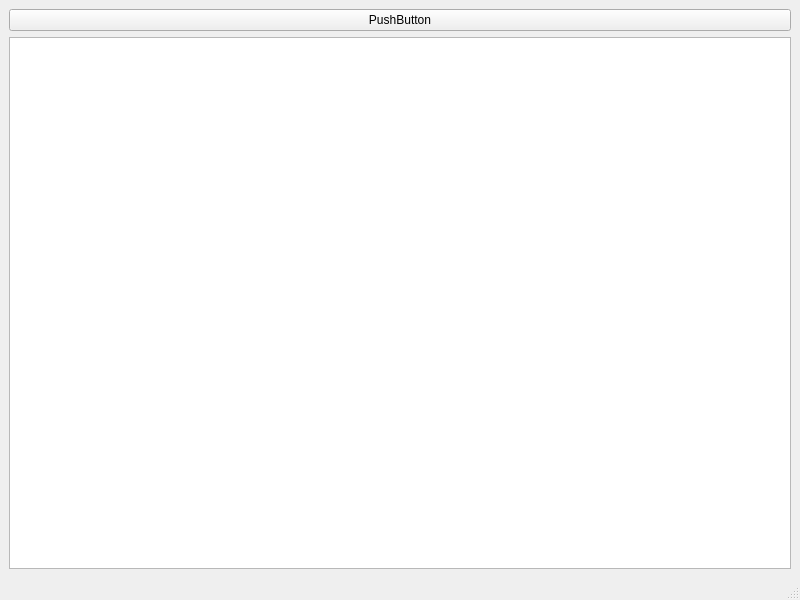
<?xml version="1.0" encoding="UTF-8"?>
<ui version="4.0">
 <class>MainWindow</class>
 <widget class="QMainWindow" name="MainWindow">
  <property name="geometry">
   <rect>
    <x>0</x>
    <y>0</y>
    <width>800</width>
    <height>600</height>
   </rect>
  </property>
  <property name="windowTitle">
   <string>MainWindow</string>
  </property>
  <widget class="QWidget" name="centralwidget">
   <layout class="QVBoxLayout" name="verticalLayout">
    <item>
     <widget class="QPushButton" name="pushButton">
      <property name="text">
       <string>PushButton</string>
      </property>
     </widget>
    </item>
    <item>
     <widget class="QGraphicsView" name="graphicsView"/>
    </item>
   </layout>
  </widget>
  <widget class="QStatusBar" name="statusbar"/>
 </widget>
 <resources/>
 <connections/>
</ui>
